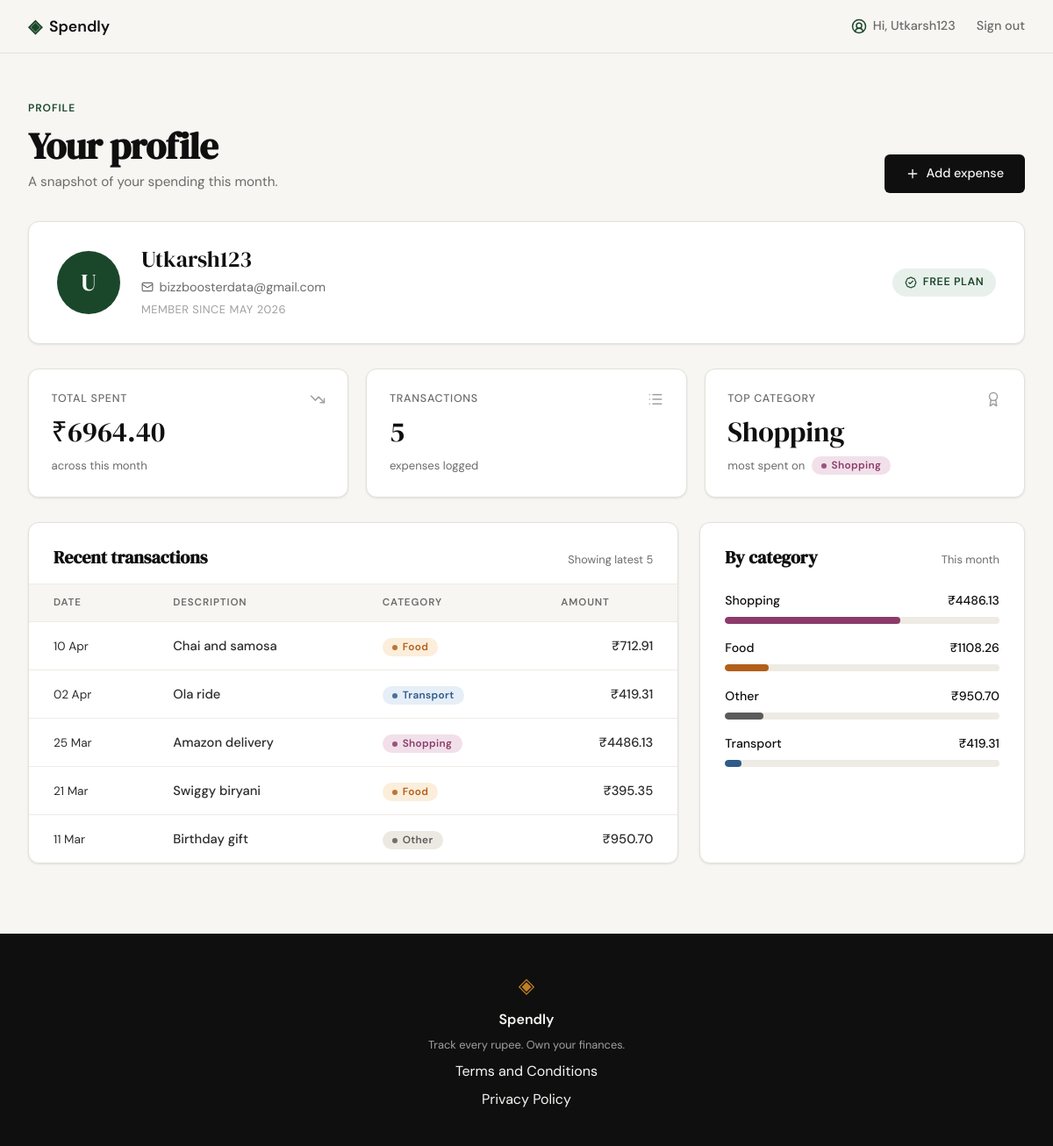
The app's page /profile (signed in) with its own data.
### tables this page shows
CREATE TABLE users (
                id            INTEGER PRIMARY KEY AUTOINCREMENT,
                name          TEXT NOT NULL,
                email         TEXT NOT NULL UNIQUE,
                password_hash TEXT NOT NULL,
                created_at    TEXT NOT NULL DEFAULT (datetime('now'))
            );

CREATE TABLE expenses (
                id          INTEGER PRIMARY KEY AUTOINCREMENT,
                user_id     INTEGER NOT NULL,
                amount      REAL NOT NULL,
                category    TEXT NOT NULL,
                date        TEXT NOT NULL,
                description TEXT,
                created_at  TEXT NOT NULL DEFAULT (datetime('now')),
                FOREIGN KEY (user_id) REFERENCES users(id)
            );

### app.py (the view)
@app.route("/profile")
def profile():
    if not session.get("user_id"):
        return redirect(url_for("login"))
    user_id = session["user_id"]
    user = get_user_by_id(user_id)
    if user is None:
        return redirect(url_for("logout"))
    parts = user["name"].split()
    user["initials"] = "".join(p[0] for p in parts).upper()[:2]
    stats = get_summary_stats(user_id)
    top_category = stats["top_category"]
    stats["top_category_key"] = "other" if top_category == "—" else top_category.lower()
    stats["total_spent"] = "%.2f" % stats["total_spent"]
    from datetime import datetime
    transactions = [
        {
            "date": datetime.strptime(row["date"], "%Y-%m-%d").strftime("%d %b"),
            "description": row["description"],
            "category": row["category"],
            "key": row["category"].lower(),
            "amount": "%.2f" % row["amount"],
        }
        for row in get_recent_transactions(user_id, limit=10)
    ]
    categories = [
        {
            "name": row["name"],
            "key": row["name"].lower(),
            "total": "%.2f" % row["amount"],
            "percent": row["pct"],
        }
        for row in get_category_breakdown(user_id)
    ]
    return render_template(
        "profile.html",
        user=user,
        stats=stats,
        transactions=transactions,
        categories=categories,
    )

### database/db.py (called while the page is built)
def get_db():
    conn = sqlite3.connect(DB_PATH)
    conn.row_factory = sqlite3.Row
    conn.execute("PRAGMA foreign_keys = ON")
    return conn

### database/queries.py (called while the page is built)
def get_user_by_id(user_id):
    conn = get_db()
    try:
        row = conn.execute(
            "SELECT name, email, created_at FROM users WHERE id = ?",
            (user_id,),
        ).fetchone()
    finally:
        conn.close()
    if row is None:
        return None
    try:
        created = datetime.fromisoformat(row["created_at"])
    except ValueError:
        created = datetime.strptime(row["created_at"], "%Y-%m-%d %H:%M:%S")
    return {
        "name": row["name"],
        "email": row["email"],
        "member_since": created.strftime("%B %Y"),
    }

def get_summary_stats(user_id):
    conn = get_db()
    try:
        agg = conn.execute(
            "SELECT COALESCE(SUM(amount), 0) AS total, COUNT(*) AS cnt "
            "FROM expenses WHERE user_id = ?",
            (user_id,),
        ).fetchone()
        top = conn.execute(
            "SELECT category, SUM(amount) AS total FROM expenses "
            "WHERE user_id = ? GROUP BY category ORDER BY total DESC LIMIT 1",
            (user_id,),
        ).fetchone()
    finally:
        conn.close()
    if agg["cnt"] == 0:
        return {"total_spent": 0, "transaction_count": 0, "top_category": "—"}
    return {
        "total_spent": float(agg["total"]),
        "transaction_count": agg["cnt"],
        "top_category": top["category"] if top else "—",
    }

def get_recent_transactions(user_id, limit=10):
    conn = get_db()
    try:
        rows = conn.execute(
            "SELECT date, description, category, amount FROM expenses "
            "WHERE user_id = ? ORDER BY date DESC, id DESC LIMIT ?",
            (user_id, limit),
        ).fetchall()
        return [
            {
                "date": row["date"],
                "description": row["description"],
                "category": row["category"],
                "amount": row["amount"],
            }
            for row in rows
        ]
    finally:
        conn.close()

### templates/profile.html (shortened to what this page needs)
{% extends "base.html" %}
{% block head %}
<link rel="stylesheet" href="{{ url_for('static', filename='css/profile.css') }}">
{% endblock %}
{% block content %}
<section class="profile-page">
    <header class="profile-header">
        <div>
            <span class="profile-eyebrow">Profile</span>
            <h1 class="profile-title">Your profile</h1>
            <p class="profile-subtitle">A snapshot of your spending this month.</p>
        </div>
        <a href="{{ url_for('add_expense') }}" class="btn-primary profile-cta">
            <i data-lucide="plus"></i>
            <span>Add expense</span>
        </a>
    </header>
    <div class="profile-card user-card">
        <div class="user-avatar" aria-hidden="true">{{ user.initials }}</div>
        <div class="user-identity">
            <div class="user-name">{{ user.name }}</div>
            <div class="user-email">
                <i data-lucide="mail"></i>
                <span>{{ user.email }}</span>
            </div>
            <div class="user-since">Member since {{ user.member_since }}</div>
        </div>
        <div class="user-meta">
            <i data-lucide="badge-check"></i>
            <span>Free plan</span>
        </div>
    </div>
    <div class="stat-grid">
        <div class="profile-card profile-stat">
            <div class="profile-stat-head">
                <span>Total spent</span>
                <i data-lucide="trending-down"></i>
            </div>
            <div class="profile-stat-value">₹{{ stats.total_spent }}</div>
            <div class="profile-stat-meta">across this month</div>
        </div>
        <div class="profile-card profile-stat">
            <div class="profile-stat-head">
                <span>Transactions</span>
                <i data-lucide="list"></i>
            </div>
            <div class="profile-stat-value">{{ stats.transaction_count }}</div>
            <div class="profile-stat-meta">expenses logged</div>
        </div>
        <div class="profile-card profile-stat">
            <div class="profile-stat-head">
                <span>Top category</span>
                <i data-lucide="award"></i>
            </div>
            <div class="profile-stat-value">{{ stats.top_category }}</div>
            <div class="profile-stat-meta">
                most spent on
                <span class="badge-cat badge-cat-{{ stats.top_category_key }}">{{ stats.top_category }}</span>
            </div>
        </div>
    </div>
    <div class="profile-grid">
        <div class="profile-card tx-card">
            <div class="section-head">
                <h2 class="section-title">Recent transactions</h2>
                <span class="section-meta">Showing latest {{ transactions|length }}</span>
            </div>
            <div class="tx-scroll">
                <table class="tx-table">
                    <thead>
                        <tr>
                            <th scope="col">Date</th>
                            <th scope="col">Description</th>
                            <th scope="col">Category</th>
                            <th scope="col" class="tx-amount">Amount</th>
                        </tr>
                    </thead>
                    <tbody>
                        {% for tx in transactions %}
                        <tr>
                            <td class="tx-date">{{ tx.date }}</td>
                            <td class="tx-desc">{{ tx.description }}</td>
                            <td>
                                <span class="badge-cat badge-cat-{{ tx.key }}">{{ tx.category }}</span>
                            </td>
                            <td class="tx-amount">₹{{ tx.amount }}</td>
                        </tr>
                        {% endfor %}
                    </tbody>
                </table>
            </div>
        </div>
        <div class="profile-card breakdown-card">
            <div class="section-head">
                <h2 class="section-title">By category</h2>
                <span class="section-meta">This month</span>
            </div>
            <div class="breakdown-list">
                {% for cat in categories %}
                <div class="breakdown-row">
                    <div class="breakdown-row-head">
                        <span class="breakdown-row-name">{{ cat.name }}</span>
                        <span class="breakdown-row-total">₹{{ cat.total }}</span>
                    </div>
                    <div class="cat-bar-track">
                        <div class="cat-bar cat-bar-{{ cat.key }}" style="width: {{ cat.percent }}%"></div>
                    </div>
                </div>
                {% endfor %}
            </div>
        </div>
    </div>
</section>
{% endblock %}

### templates/base.html (shortened to what this page needs)
<!DOCTYPE html>
<html lang="en">
<head>
    <link rel="stylesheet" href="{{ url_for('static', filename='css/style.css') }}">
    {% block head %}{% endblock %}
</head>
<body>
    <nav class="navbar">
        <div class="nav-inner">
            <a href="{{ url_for('landing') }}" class="nav-brand">
                <span class="brand-icon">◈</span>
                <span class="brand-name">Spendly</span>
            </a>
            <div class="nav-links">
                {% if session.get('user_id') %}
                    <a href="{{ url_for('profile') }}" class="nav-user">
                        <i data-lucide="user-circle-2"></i>
                        <span>Hi, {{ session.get('user_name', 'there') }}</span>
                    </a>
                    <a href="{{ url_for('logout') }}">Sign out</a>
                {% else %}
                    <a href="{{ url_for('login') }}">Sign in</a>
                    <a href="{{ url_for('register') }}" class="nav-cta">Get started</a>
                {% endif %}
            </div>
        </div>
    </nav>
    <main class="main-content">
        {% block content %}{% endblock %}
    </main>
    <footer class="footer">
        <div class="footer-inner">
            <span class="brand-icon">◈</span>
            <span class="footer-name">Spendly</span>
            <p class="footer-copy">Track every rupee. Own your finances.</p>
            <a href="{{ url_for('terms') }}">Terms and Conditions</a>
            <a href="{{ url_for('privacy') }}">Privacy Policy</a>
        </div>
    </footer>
</body>
</html>

### static/css/style.css (style rules this page uses)
:root { --ink: #0f0f0f; --ink-soft: #2d2d2d; --ink-muted: #6b6b6b; --ink-faint: #a0a0a0; --paper: #f7f6f3; --paper-warm: #f0ede6; --paper-card: #ffffff; --accent: #1a472a; --accent-light: #e8f0eb; --accent-2: #c17f24; --accent-2-light: #fdf3e3; --danger: #c0392b; --danger-light: #fdecea; --border: #e4e1da; --border-soft: #eeebe4; --font-display: 'DM Serif Display', Georgia, serif; --font-body: 'DM Sans', system-ui, sans-serif; --max-width: 1200px; --auth-width: 440px; --radius-sm: 6px; --radius-md: 12px; --radius-lg: 20px; --cat-food: #b25f1a; --cat-food-bg: #fbeedb; --cat-transport: #2f5a8a; --cat-transport-bg: #e6eef7; --cat-bills: #6c4ea0; --cat-bills-bg: #ece5f5; --cat-health: #a8312a; --cat-health-bg: #f9e1df; --cat-entertainment: #1f6f63; --cat-entertainment-bg: #ddefea; --cat-shopping: #8c3a6a; --cat-shopping-bg: #f1e0ea; --cat-other: #5b5b5b; --cat-other-bg: #ece9e2; }
*, *::before, *::after { box-sizing: border-box; margin: 0; padding: 0; }
html { font-size: 16px; scroll-behavior: smooth; }
body { background: var(--paper); color: var(--ink); font-family: var(--font-body); font-size: 1rem; line-height: 1.6; -webkit-font-smoothing: antialiased; }
a { color: inherit; text-decoration: none; }
.navbar { position: sticky; top: 0; z-index: 100; background: var(--paper); border-bottom: 1px solid var(--border); padding: 0 2rem; }
.nav-inner { max-width: var(--max-width); margin: 0 auto; height: 60px; display: flex; align-items: center; justify-content: space-between; }
.nav-brand { display: flex; align-items: center; gap: 0.5rem; font-family: var(--font-body); font-weight: 600; font-size: 1.1rem; color: var(--ink); }
.brand-icon { color: var(--accent); font-size: 1.3rem; }
.brand-name { color: var(--ink); }
.nav-links { display: flex; align-items: center; gap: 1.5rem; font-size: 0.9rem; font-weight: 500; }
.nav-links a { color: var(--ink-muted); transition: color 0.2s; }
.nav-user { display: inline-flex; align-items: center; gap: 0.45rem; color: var(--ink-soft); transition: color 0.2s; }
.nav-user svg { width: 18px; height: 18px; color: var(--accent); }
.main-content { min-height: calc(100vh - 60px - 100px); }
.btn-primary { display: inline-block; background: var(--ink); color: var(--paper); padding: 0.65rem 1.5rem; border-radius: var(--radius-sm); font-family: var(--font-body); font-size: 0.9rem; font-weight: 500; cursor: pointer; border: none; transition: background 0.2s; text-decoration: none; }
.footer { background: var(--ink); color: var(--paper); padding: 2.5rem 2rem; text-align: center; }
.footer-inner { display: flex; flex-direction: column; align-items: center; gap: 0.4rem; }
.footer .brand-icon { color: var(--accent-2); font-size: 1.5rem; }
.footer-name { font-weight: 600; font-size: 1rem; }
.footer-copy { font-size: 0.8rem; color: var(--ink-faint); }

### records on screen
users: get "Utkarsh123", name "Utkarsh123", email "bizzboosterdata@gmail.com"
expenses: top_category "Shopping", date "25 Mar", description "Amazon delivery", category "Shopping", amount "4486.13", name "Shopping", total "4486.13", {{ cat.percent }} 64 (drawn)
expenses: date "10 Apr", description "Chai and samosa", category "Food", amount "712.91"
expenses: date "02 Apr", description "Ola ride", category "Transport", amount "419.31", name "Transport", total "419.31", {{ cat.percent }} 6 (drawn)
expenses: date "21 Mar", description "Swiggy biryani", category "Food", amount "395.35"
expenses: date "11 Mar", description "Birthday gift", category "Other", amount "950.70", name "Other", total "950.70", {{ cat.percent }} 14 (drawn)

### other values on screen
{{ user.initials }} "U"
{{ user.member_since }} "MAY 2026"
{{ stats.total_spent }} "6964.40"
{{ stats.transaction_count }} "5"
{{ transactions|length }} "5"
{{ cat.name }} "Food"
{{ cat.total }} "1108.26"
